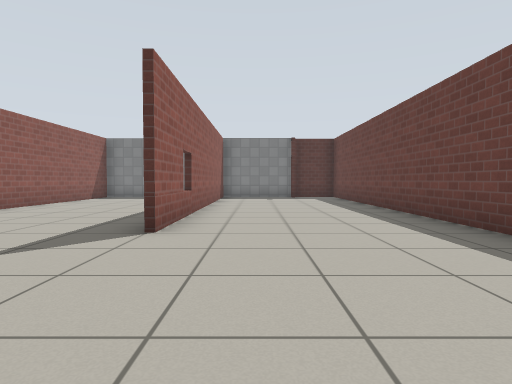
[1] (above)

13 first-person views from a walk through a robot-simulator world made for Gazebo. The camera is 0.72 m above the floor, tilts 2° down and sees 75° across. The floor is counted in squares, 1 m on a side. Each view is taken from the middle of a square. On the plan, view 1 faces up. The plan holds only what a view shows up to about 10 squares ahead; the rest is blank. Gazebo's built-in surfaces are drawn with simple patterns.

[2]
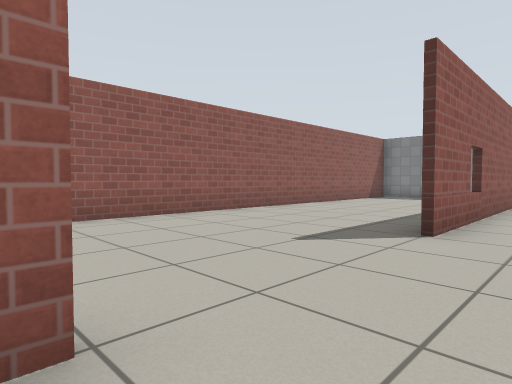

[3]
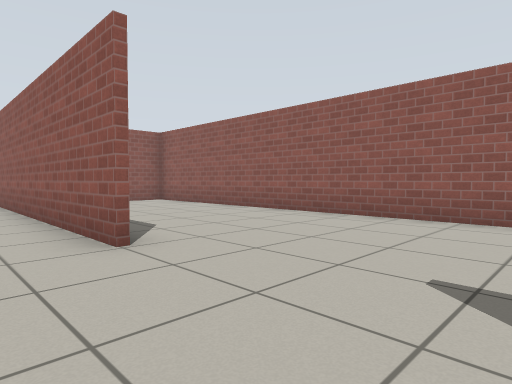

[4]
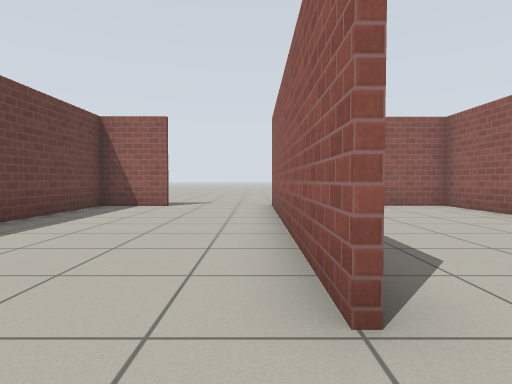

[5]
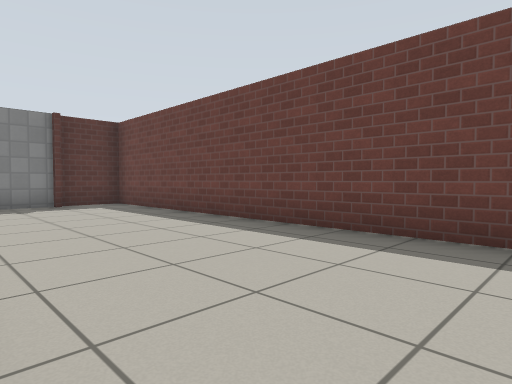

[6]
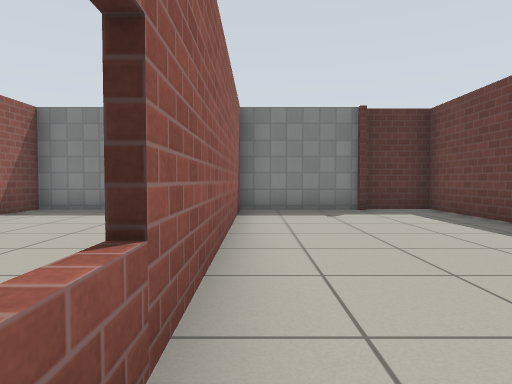

[7]
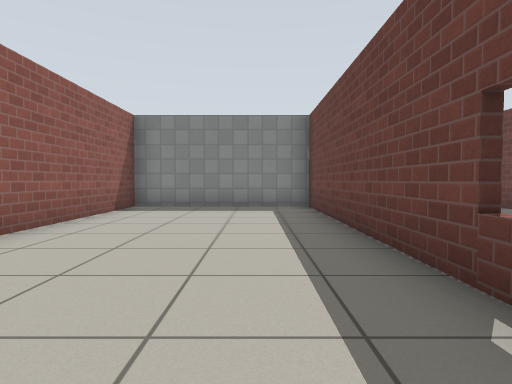

[8]
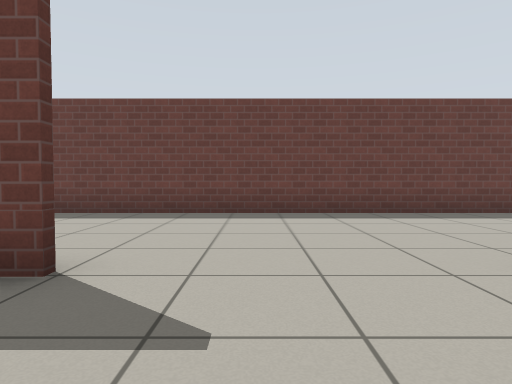

[9]
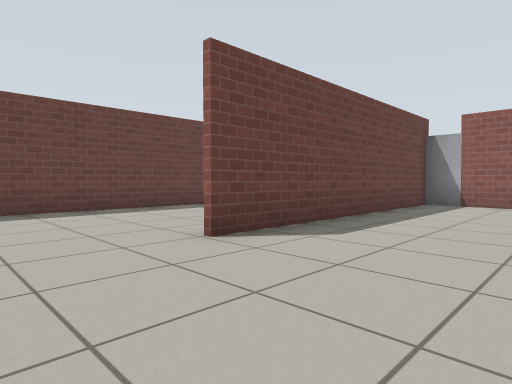

[10]
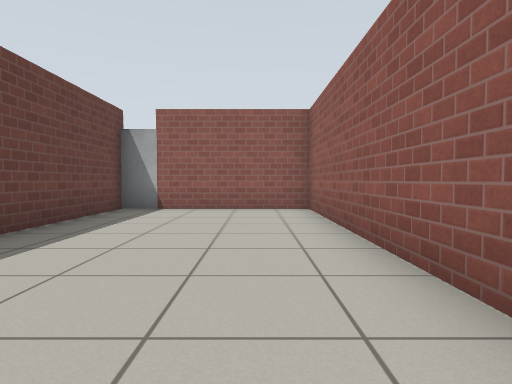

[11]
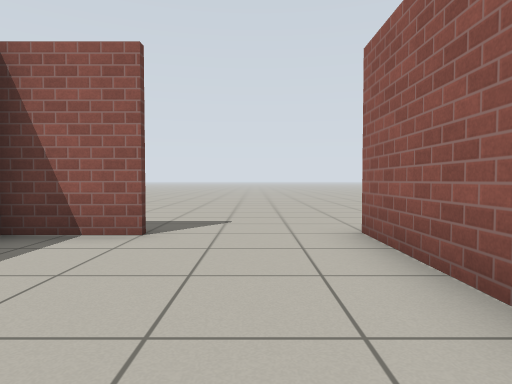

[12]
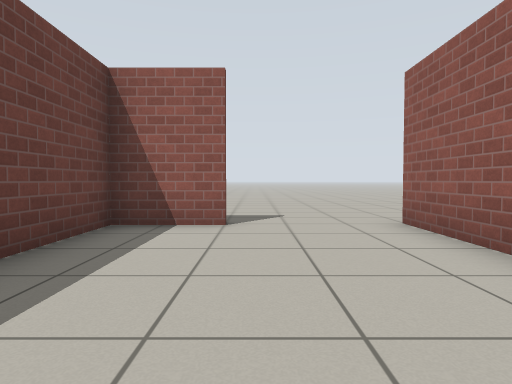

[13]
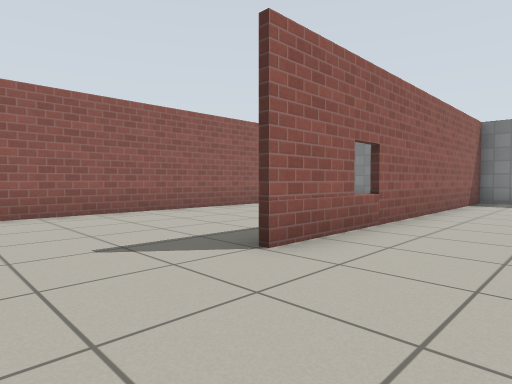

### Floor plan
Points are (right, up) in squares from view 1. A wall is a line through its corners. A room is listed if a view was taken in it or the views show most of it. See-through windows are left out.
Room 1 (views 1, 2, 3, 4, 5, 6, 7, 8, 9, 10, 11, 12, 13)
walls: (-1.5, 0.5) (-1.5, -6.5) (-1.5, 0.5); (-1.5, 6.9) (-1.5, 14.2); (1.4, -7.3) (3.3, -7.3) (3.3, 14.4) (1.6, 14.4); (-1.5, 13.9) (-1.5, 4.5) (-1.5, 5); (1.5, 14.2) (-6.3, 14.2) (-6.3, -7.3) (-2.5, -7.3)
ways out: opening at (2.5, -8.5)
objects: door leaf (-2, -8) to (-2, -7)

Positions as (right, up) in squares from view 1, and headings:
1: (0, 0), facing up
2: (0, 0), facing up-left
3: (0, 4), facing down-left
4: (-1, 2), facing down
5: (-1, 4), facing up-right
6: (-1, 6), facing up
7: (-3, 5), facing up
8: (-4, 3), facing right
9: (-5, 3), facing down-right
10: (-5, 1), facing down
11: (0, -3), facing down
12: (1, -2), facing down
13: (1, 2), facing up-left
